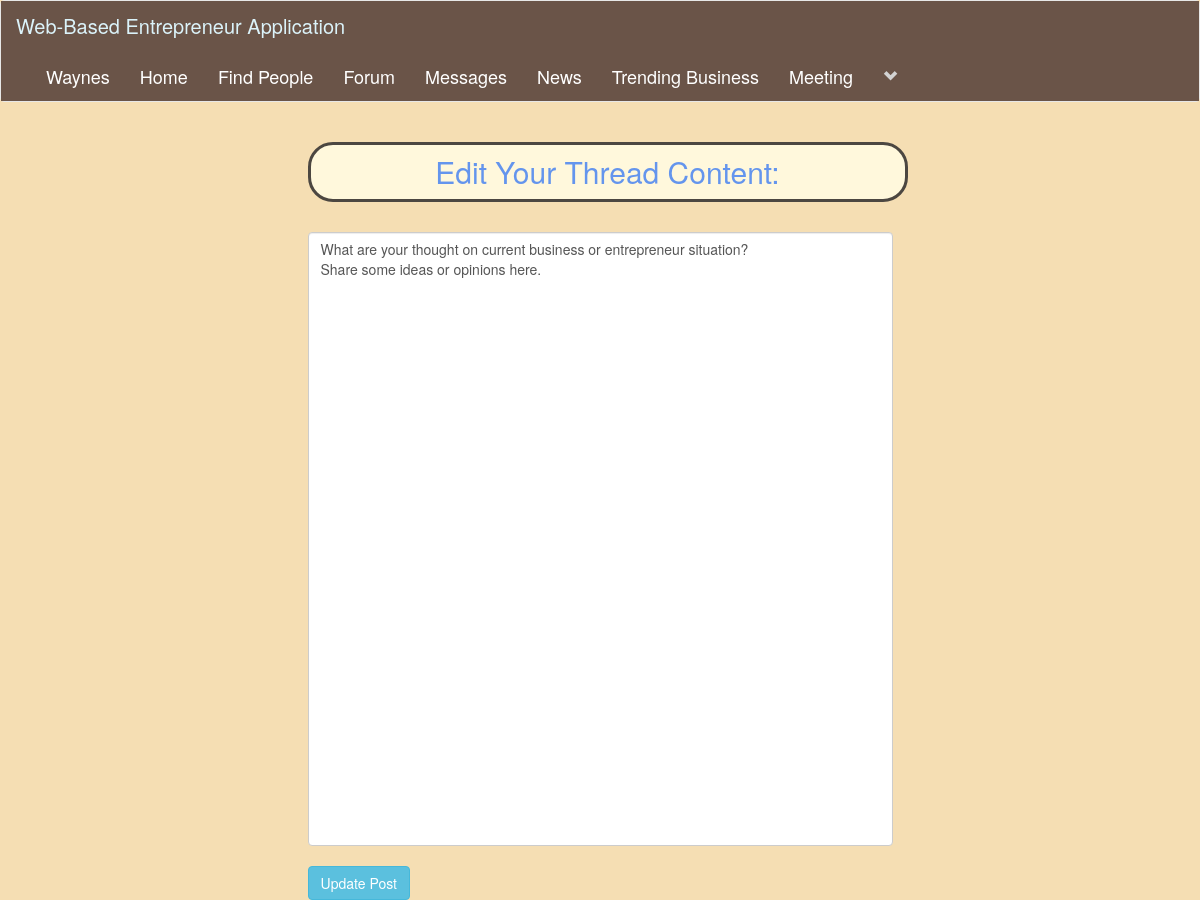
The page /editThread.php?thread_id=1&board_id=1 (signed in) on the database its author committed.
### tables this page shows
CREATE TABLE `users` (
  `user_id` int(11) NOT NULL,
  `f_name` text NOT NULL,
  `l_name` text NOT NULL,
  `user_name` text NOT NULL,
  `describe_user` varchar(255) NOT NULL,
  `job_field` text NOT NULL,
  `user_pass` varchar(255) NOT NULL,
  `user_email` varchar(255) NOT NULL,
  `user_country` text NOT NULL,
  `user_gender` text NOT NULL,
  `user_birthday` text NOT NULL,
  `user_image` varchar(255) NOT NULL,
  `user_cover` varchar(255) NOT NULL,
  `user_reg_date` date NOT NULL DEFAULT current_timestamp(),
  `status` text NOT NULL,
  `posts` text NOT NULL,
  `recovery_account` varchar(255) NOT NULL,
  `usertype` varchar(100) NOT NULL,
  `admin_id` int(11) NOT NULL
);

CREATE TABLE `threads` (
  `thread_id` int(11) NOT NULL,
  `board_id` int(11) NOT NULL,
  `thread_title` varchar(1000) NOT NULL,
  `thread_content` varchar(1000) NOT NULL,
  `thread_author` varchar(100) NOT NULL,
  `date` timestamp NOT NULL DEFAULT current_timestamp()
);

### editThread.php (the view, shortened to what this page needs)
<!DOCTYPE html>
<?php
include("includes/header.php");
?>
<html>
<head>
     <link rel="stylesheet" href="bootstrap1/bootstrap/dist/css/bootstrap.min.css">
	<link rel="stylesheet" type="text/css" href="style/home_style2.css">
</head>
<body>
<div class="row">
    <div class="col-sm-3">
    </div>
    <div class="col-sm-6">
        <?php
            if(isset($_GET['thread_id'])){
                if(isset($_GET['board_id'])){
                $get_thread_id = $_GET['thread_id'];
                $get_board_id = $_GET['board_id'];
                $get_thread = "select * from threads where thread_id='$get_thread_id' AND board_id='$get_board_id'";
                $run_thread = mysqli_query($con,$get_thread);
                $row = mysqli_fetch_array($run_thread);
                $thread_con = $row['thread_content'];
                }
            }
        ?>
        <form action="" method="post" id="f">
            <center><h2  style="text-align: center; font-size:30px;color:cornflowerblue;background-color:cornsilk;
				width:600px;border: 3px solid #4c4741;border-radius:25px;height:60px;padding-top:10px;">Edit Your Thread Content: </h2></center><br>
            <textarea class="form-control" name="content" cols="1000" rows="30" style="resize: none;" required><?php echo $thread_con; ?></textarea><br>
            <input type="submit" name="update" value="Update Post" class="btn btn-info"/>
        </form>
    </div>
</div>
</body>
</html>

### includes/header.php (shortened to what this page needs)
<?php
include("functions/functions.php");
?>
<nav class="navbar navbar-default">
	<div class="container-fluid" style="background-color: #6A5448; ">
		<div class="navbar-header">
			<a style="color:#DBF3FA; font-size:20px;" class="navbar-brand" href="home.php">Web-Based Entrepreneur Application</a>
		</div>
		<div class="collapse navbar-collapse" id="bs-example-navbar-collapse-1">
	      <ul class="nav navbar-nav">
	      	<?php
			$user = $_SESSION['user_email'];
			$get_user = "select * from users where user_email='$user'";
			$run_user = mysqli_query($con,$get_user);
			$row=mysqli_fetch_array($run_user);
			$user_id = $row['user_id'];
			$first_name = $row['f_name'];
			?>
	        <li><a style="color: #FFF; font-size:18px;" href='profile.php?<?php echo "u_id=$user_id" ?>'><?php echo "$first_name"; ?></a></li>
	       	<li><a style="color: #FFF; font-size:18px;" href="home.php">Home</a></li>
			<li><a style="color: #FFF; font-size:18px;" href="members.php">Find People</a></li>
			<li><a style="color: #FFF; font-size:18px;" href="forum.php">Forum</a></li>
			<?php
			$users = mysqli_query($con,"SELECT * FROM users WHERE user_id  = $user_id") or die("Failed to query database" );
			if( mysqli_num_rows($users) > 0 ){
				$row = mysqli_fetch_assoc($users);
				$userId = $row["user_id"];
				echo '
					<li><a style="color: #FFF; font-size:18px;" href="messages.php?userId='.$userId.'">Messages</a></li>
				';
			}
			?>
			<li><a style="color: #FFF; font-size:18px;" href="news.php">News</a></li>
			<li><a style="color: #FFF; font-size:18px;" href="trend.php">Trending Business</a></li>
			<li><a style="color: #FFF; font-size:18px;" href="meeting.php" target="_blank">Meeting</a></li>
					<?php
						echo"
						<li class='dropdown'>
							<a style='color:#D3D3D3;' href='#' class='dropdown-toggle' data-toggle='dropdown' role='button' aria-haspopup='true' aria-expanded='false'><span><i class='glyphicon glyphicon-chevron-down'></i></span></a>
							<ul class='dropdown-menu'>
								<li>
									<a href='edit_profile.php?u_id=$user_id'>Edit Account</a>
								</li>
									<li>
										<a href='advertise.php'>Advertise Area</a>
									</li>
									<li>
										<a href='job.php'>Job Area</a>
									</li>
								<li role='separator' class='divider'></li>
								<li>
									<a href='logout.php'>Logout</a>
								</li>
							</ul>
						</li>
						";
					?>
			</ul>
		</div>
	</div>
</nav>

### style/home_style2.css (style rules this page uses)
body { overflow-x: hidden; background-color: wheat; }

### rows shown on the page
users: f_name "Waynes"
threads: content "What are your thought on current business or entrepreneur situation? Share some ideas or opinions here."
